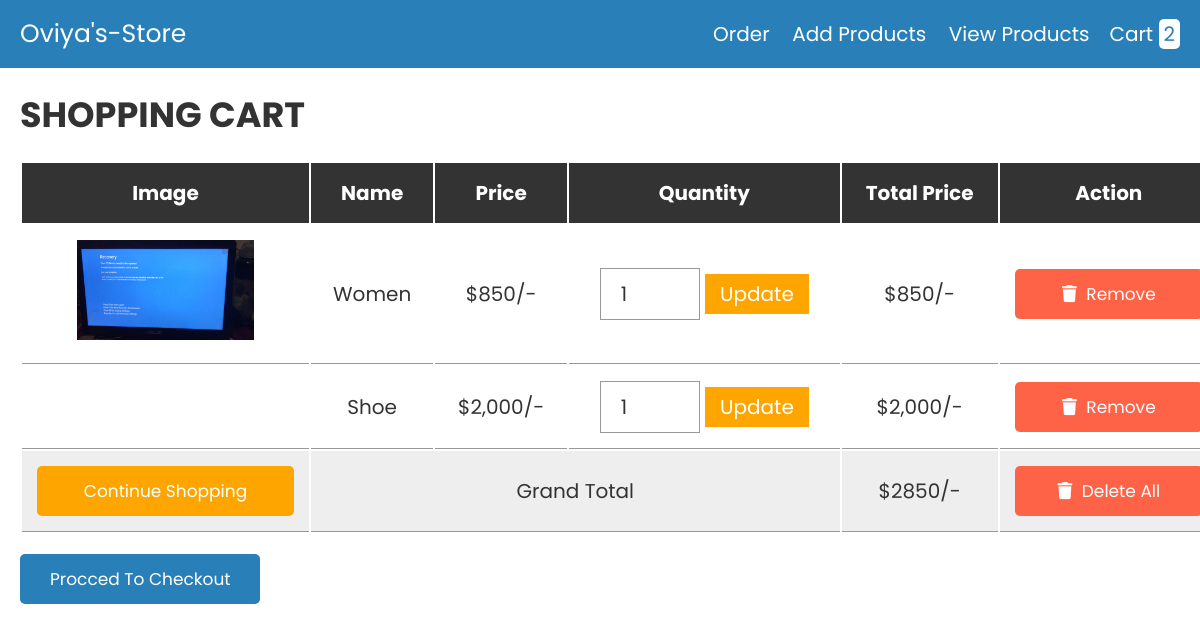
The app's page /cart.php with its own data.
### tables this page shows
CREATE TABLE `cart` (
  `id` int(255) NOT NULL,
  `name` varchar(255) NOT NULL,
  `price` varchar(255) NOT NULL,
  `image` varchar(255) NOT NULL,
  `quantity` int(11) NOT NULL DEFAULT 1,
  `User_id` int(11) DEFAULT NULL,
  `product_id` int(11) NOT NULL
);

### cart.php (the view, shortened to what this page needs)
<?php
@include 'config.php';
?>
<!DOCTYPE html>
<html lang="en">
<head>
   <link rel="stylesheet" href="https://cdnjs.cloudflare.com/ajax/libs/font-awesome/6.0.0/css/all.min.css">
   <link rel="stylesheet" href="css/style.css">
</head>
<body>
<?php include 'header.php'; ?>
<div class="container">
<section class="shopping-cart">
   <h1 class="heading">shopping cart</h1>
   <table>
      <thead>
         <th>image</th>
         <th>name</th>
         <th>price</th>
         <th>quantity</th>
         <th>total price</th>
         <th>action</th>
      </thead>
      <tbody>
      <?php
      $select_cart = mysqli_query($conn, "SELECT * FROM `cart`");
      $grand_total = 0;
      if(mysqli_num_rows($select_cart) > 0){
         while($fetch_cart = mysqli_fetch_assoc($select_cart)){
         $sub_total = $fetch_cart['price'] * $fetch_cart['quantity'];
         $grand_total += $sub_total;
         ?>
        <tr>
            <td><img src="uploaded_img/<?php echo $fetch_cart['image']; ?>" height="100" alt=""></td>
            <td><?php echo $fetch_cart['name']; ?></td>
            <td>$<?php echo number_format($fetch_cart['price']); ?>/-</td>
            <td>
               <form action="" method="post">
                  <input type="number" name="update_quantity" min="1"  value="<?php echo $fetch_cart['quantity']; ?>" >
                  <input type="submit" value="update" name="update_update_btn">
               </form>
            </td>
            <td>$<?php echo number_format($sub_total); ?>/-</td>
            <td><a href="cart.php?remove=<?php echo $fetch_cart['id']; ?>" onclick="return confirm('remove item from cart?')" class="delete-btn"> <i class="fas fa-trash"></i> remove</a></td>
        </tr>
      <?php
       }
      }
      ?>
         <tr class="table-bottom">
            <td><a href="products.php" class="option-btn" style="margin-top: 0;">continue shopping</a></td>
            <td colspan="3">grand total</td>
            <td>$<?php echo $grand_total; ?>/-</td>
            <td><a href="cart.php?delete_all" onclick="return confirm('are you sure you want to delete all?');" class="delete-btn"> <i class="fas fa-trash"></i> delete all </a></td>
         </tr>
      </tbody>
   </table>
   <div class="checkout-btn">
      <a href="checkout.php" class="btn <?= ($grand_total > 1)?'':'disabled'; ?>">procced to checkout</a>
   </div>
</section>
</div>
</body>
</html>

### css/style.css (style rules this page uses)
:root { --blue:#2980b9; --red:tomato; --orange:orange; --black:#333; --white:#fff; --bg-color:#eee; --dark-bg:rgba(0,0,0,.7); --box-shadow:0 .5rem 1rem rgba(0,0,0,.1); --border:.1rem solid #999; }
* { font-family: 'Poppins', sans-serif; margin:0; padding:0; box-sizing: border-box; outline: none; border:none; text-decoration: none; text-transform: capitalize; }
html { font-size: 62.5%; overflow-x: hidden; }
.container { max-width: 1200px; margin:0 auto; }
section { padding:2rem; }
.heading { text-align: center; font-size: 3.5rem; text-transform: uppercase; color:var(--black); margin-bottom: 2rem; }
.btn, .option-btn, .delete-btn { display: block; width: 100%; text-align: center; background-color: var(--blue); color:var(--white); font-size: 1.7rem; padding:1.2rem 3rem; border-radius: .5rem; cursor: pointer; margin-top: 1rem; }
.option-btn i, .delete-btn i { padding-right: .5rem; }
.option-btn { background-color: var(--orange); }
.delete-btn { margin-top: 0; background-color: var(--red); }
.shopping-cart table { text-align: center; width: 100%; }
.shopping-cart table thead th { padding:1.5rem; font-size: 2rem; color:var(--white); background-color: var(--black); }
.shopping-cart table tr td { border-bottom: var(--border); padding:1.5rem; font-size: 2rem; color:var(--black); }
.shopping-cart table input[type="number"] { border: var(--border); padding:1rem 2rem; font-size: 2rem; color:var(--black); width: 10rem; }
.shopping-cart table input[type="submit"] { padding:.5rem 1.5rem; cursor: pointer; font-size: 2rem; background-color: var(--orange); color:var(--white); }
.shopping-cart table .table-bottom { background-color: var(--bg-color); }
.shopping-cart .checkout-btn { text-align: center; margin-top: 1rem; }
.shopping-cart .checkout-btn a { display: inline-block; width: auto; }
@media (max-width:1200px) { .shopping-cart { overflow-x: scroll; } }
@media (max-width:1200px) { .shopping-cart table { width: 120rem; } }
@media (max-width:1200px) { .shopping-cart .heading { text-align: left; } }
@media (max-width:1200px) { .shopping-cart .checkout-btn { text-align: left; } }

### records on screen
cart: image (picture), name "Women", price "850", update_quantity "1"
cart: name "Shoe", price "2,000", update_quantity "1", sub_total "2,000"

### other values on screen
$row_count "2"
$grand_total "2850"
